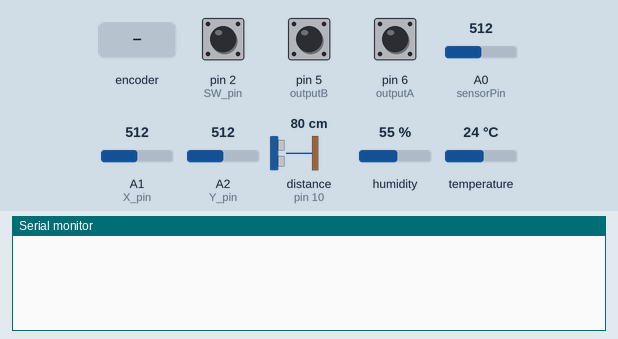
The sketch below on a simulated Arduino Uno, built with avr-gcc and run on an emulated ATmega328P. On the bench: the last lines printed to the serial monitor. Wiring (inferred from the names in the program): ultrasonic range finder: trigger pin 9; echo pin 10. Inputs (shaded band) come from the test bench; at power-on: distance to the obstacle (sensor on pin 10) 80 cm, humidity 55 %, A0 (sensorPin) = 512, A2 (Y_pin) = 512, A1 (X_pin) = 512, pin 2 (SW_pin) HIGH, pin 5 (outputB) HIGH, pin 6 (outputA) HIGH, temperature 24 °C. The echo pulse lasts 58.3 µs per cm.

Above: at 1.2 s.
1.3 s: distance to the obstacle (sensor on pin 10) set to 2 cm
At 1.8 s:
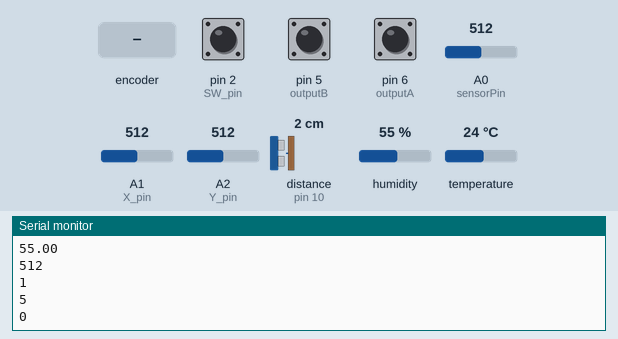
2.8 s: humidity set to 22 %
4.3 s: A0 (sensorPin) set to 490
5.8 s: A2 (Y_pin) set to 910
At 6.9 s:
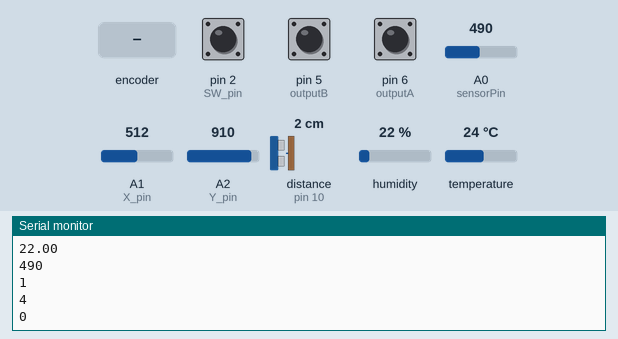
7.3 s: A1 (X_pin) set to 90
At 8.7 s:
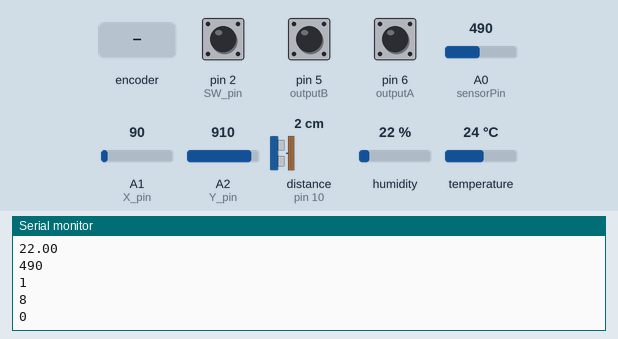
8.8 s: rotary encoder on pin 6 (outputA) / pin 5 (outputB) turned 3 steps (first pin leading)
At 10.6 s:
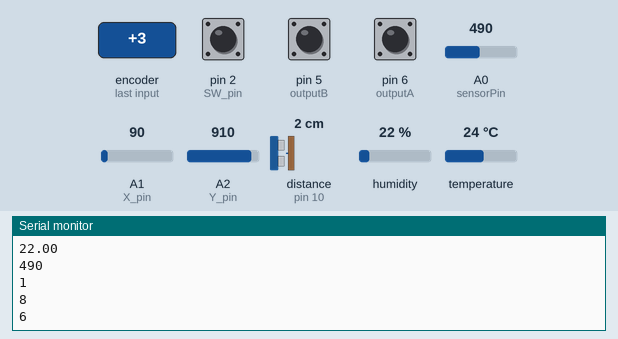
Timing chart, 0 to 11.9 s (numbered marks = the images above; inputs shaded):
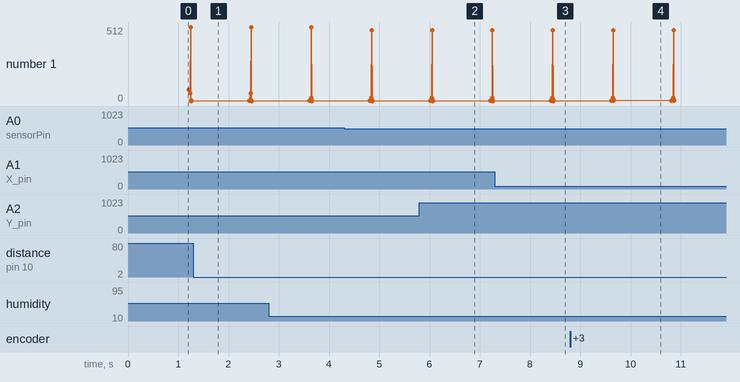

The sketch:

ard.ino
```cpp
#include <dht.h>

dht DHT;

#define outputA 6
#define outputB 5


#define DHT11_PIN 7 //temp and humidity
int sensorPin = A0; //light sense
#define  INTERVAL  1200UL           // интервал между включение/выключением светодиода (1 секунда)
const int trigPin = 9;
const int echoPin = 10;
long duration;
int distance;
int sensorValue;
int aLastState;
int aState;
int counter = 0;

const int SW_pin = 2; // digital pin connected to switch output
const int X_pin = 1; // analog pin connected to X output
const int Y_pin = 2; // analog pin connected to Y output

void setup() {
  // put your setup code here, to run once:
  pinMode(trigPin, OUTPUT); // Sets the trigPin as an Output
  pinMode(echoPin, INPUT); // Sets the echoPin as an Input
  pinMode(SW_pin, INPUT);
  digitalWrite(SW_pin, HIGH);
  pinMode (outputA,INPUT);
  pinMode (outputB,INPUT);
  Serial.begin(9600);
  aLastState = digitalRead(outputA);
}

void loop() {
  aState = digitalRead(outputA);
  // put your main code here, to run repeatedly:


  static unsigned long previousMillis = 0;        // храним время последнего переключения светодиода


    if(millis() - previousMillis > INTERVAL) {
      digitalWrite(trigPin, LOW);
      delayMicroseconds(2);
      digitalWrite(trigPin, HIGH);
      delayMicroseconds(10);
      digitalWrite(trigPin, LOW);
      duration = pulseIn(echoPin, HIGH);
      distance= duration*0.034/2;
      Serial.println(distance);

      previousMillis = millis();
      int chk = DHT.read11(DHT11_PIN);
      Serial.print(DHT.temperature);
      Serial.println(" C");
      Serial.println(DHT.humidity);

      sensorValue = analogRead(sensorPin);
      Serial.println(sensorValue);

      Serial.println(digitalRead(SW_pin));


      if(analogRead(X_pin) > 500 and analogRead(X_pin) < 600 and analogRead(Y_pin) > 450 and analogRead(Y_pin) < 550){
        //center
        Serial.println("5");
      }else if(analogRead(X_pin) < 100){
        //top
        Serial.println("8");
      }else if(analogRead(X_pin) > 900){
        //Bottom
        Serial.println("2");
      }else if(analogRead(Y_pin) < 100){
        //right
        Serial.println("6");
      }
      else if(analogRead(Y_pin) > 900){
        //left
        Serial.println("4");
      }else{
        Serial.println("0");
      }

      Serial.println(counter);

    }


    if (aState != aLastState){
      if (digitalRead(outputB) != aState) {
       counter ++;
      } else {
       counter --;
      }
      aLastState = aState;
    }

}
```

Measured:
- after the input at 5.8 s, the serial monitor: prints a new line after 0.26 s (image 2)
- after the input at 7.3 s, the serial monitor: prints a new line after 1.2 s (image 3)
- after the input at 8.8 s, the serial monitor: prints a new line after 0.87 s (image 4)
- plotted number 1: 0 → 6 after the input at 8.8 s
